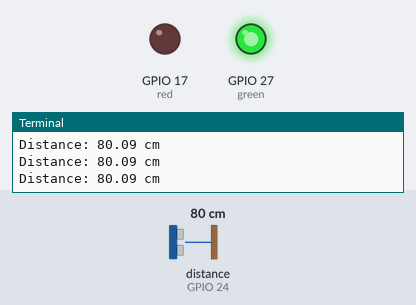
The program below on a simulated Raspberry Pi (BCM pin numbers). Shown: output pins drawn as LEDs (lit = HIGH), the last lines printed to the terminal. Inputs (shaded band) come from the test bench; at power-on: distance to the obstacle (sensor on GPIO 24) 80 cm. The echo pulse lasts 58.3 µs per cm; the clock reads 2024-03-15 10:24:30 at power-on unless the program sets it; pins used as bus, display or sensor lines are not drawn.

Above: at 1.2 s.
1.3 s: distance to the obstacle (sensor on GPIO 24) set to 11 cm
3.2 s: distance to the obstacle (sensor on GPIO 24) set to 8 cm
At 4.5 s:
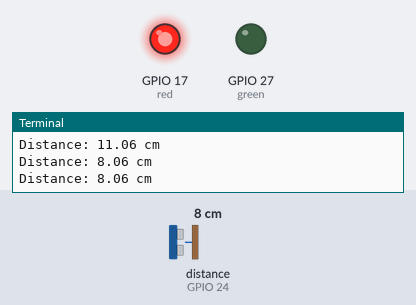
5.5 s: distance to the obstacle (sensor on GPIO 24) set to 18 cm
At 7.2 s:
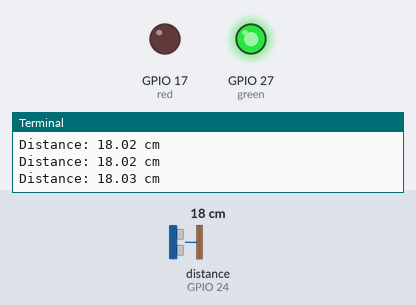
7.5 s: distance to the obstacle (sensor on GPIO 24) set to 2 cm
At 9.1 s:
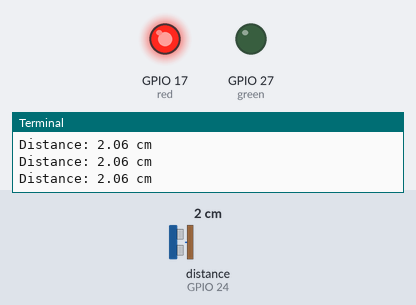
Timing chart, 0 to 10.5 s (numbered marks = the images above; inputs shaded):
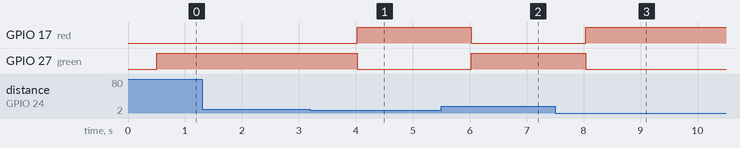

Measured:
- the behaviour switches between 10 and 9 cm on distance to the obstacle (sensor on GPIO 24) (found by bisection; images 0 and 1)
- after the input at 3.2 s, GPIO 17 (red): LOW → HIGH after 0.82 s; GPIO 27 (green): HIGH → LOW after 0.82 s
- after the input at 5.5 s, GPIO 17 (red): HIGH → LOW after 0.53 s; GPIO 27 (green): LOW → HIGH after 0.53 s
- after the input at 7.5 s, GPIO 17 (red): LOW → HIGH after 0.53 s; GPIO 27 (green): HIGH → LOW after 0.53 s

The program:

ultrasonicLED.py
```python
import RPi.GPIO as GPIO
import time
GPIO.setwarnings(False)
GPIO.setmode(GPIO.BCM)
trig = 23
echo = 24
red = 17
green = 27
GPIO.setup(trig,GPIO.OUT)
GPIO.setup(echo,GPIO.IN)
GPIO.setup(red,GPIO.OUT)
GPIO.setup(green,GPIO.OUT)
GPIO.output(trig,GPIO.LOW)

try:
    while 1:
       GPIO.output(trig,GPIO.HIGH)
       time.sleep(0.00001)
       GPIO.output(trig,GPIO.LOW)

       while GPIO.input(echo)==0:
          pulse_start = time.time()
       while GPIO.input(echo)==1:
          pulse_end = time.time()

       pulse_duration = pulse_end - pulse_start
       distance = pulse_duration * 17150
       distance = round(distance, 2)
       print "Distance:",distance,"cm"
       time.sleep(0.5)

       if distance < 10:
	  GPIO.output(red,GPIO.HIGH)
	  GPIO.output(green,GPIO.LOW)
       else:
	  GPIO.output(red,GPIO.LOW)
          GPIO.output(green,GPIO.HIGH)

except KeyboardInterrupt:
     GPIO.cleanup()
```
